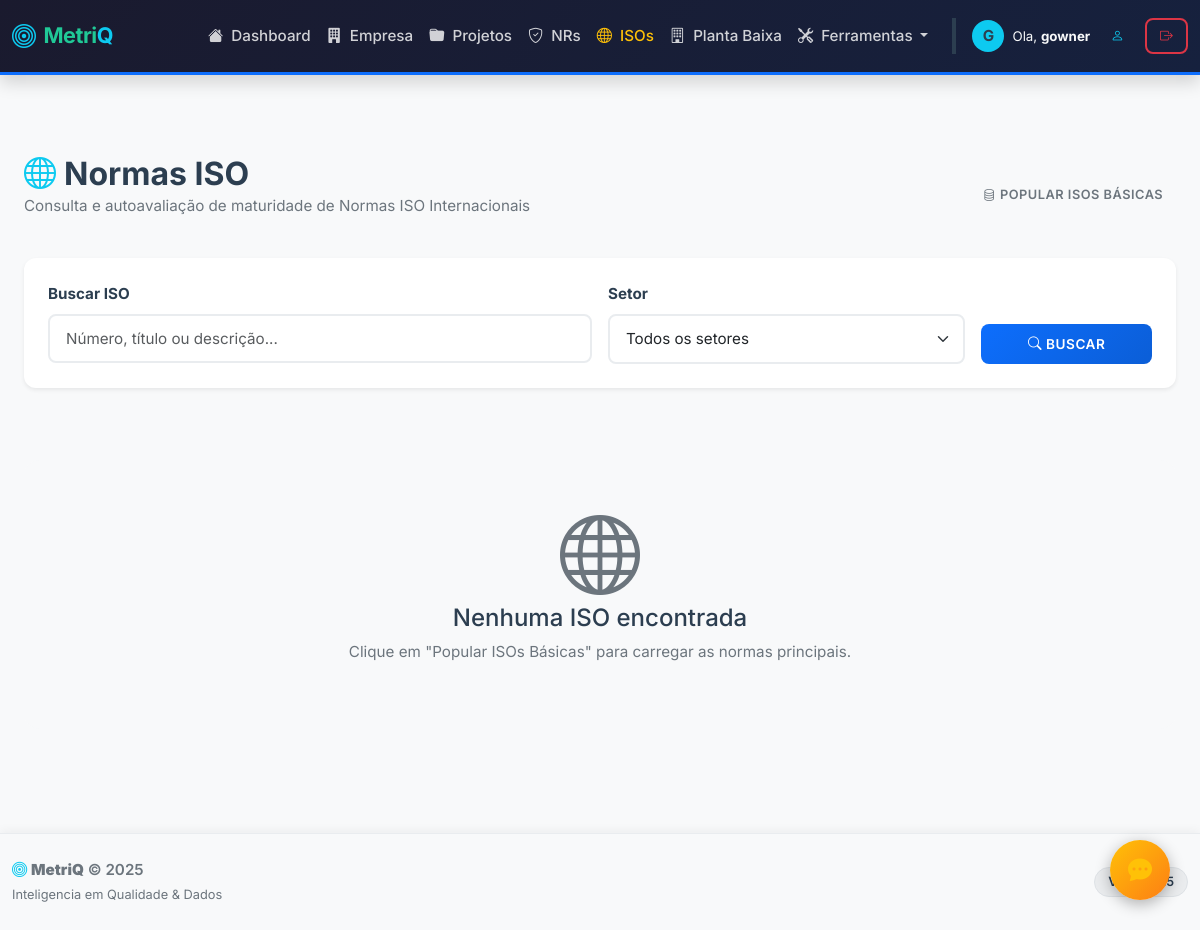
/iso (signed in), run on an earlier commit of the app's database.
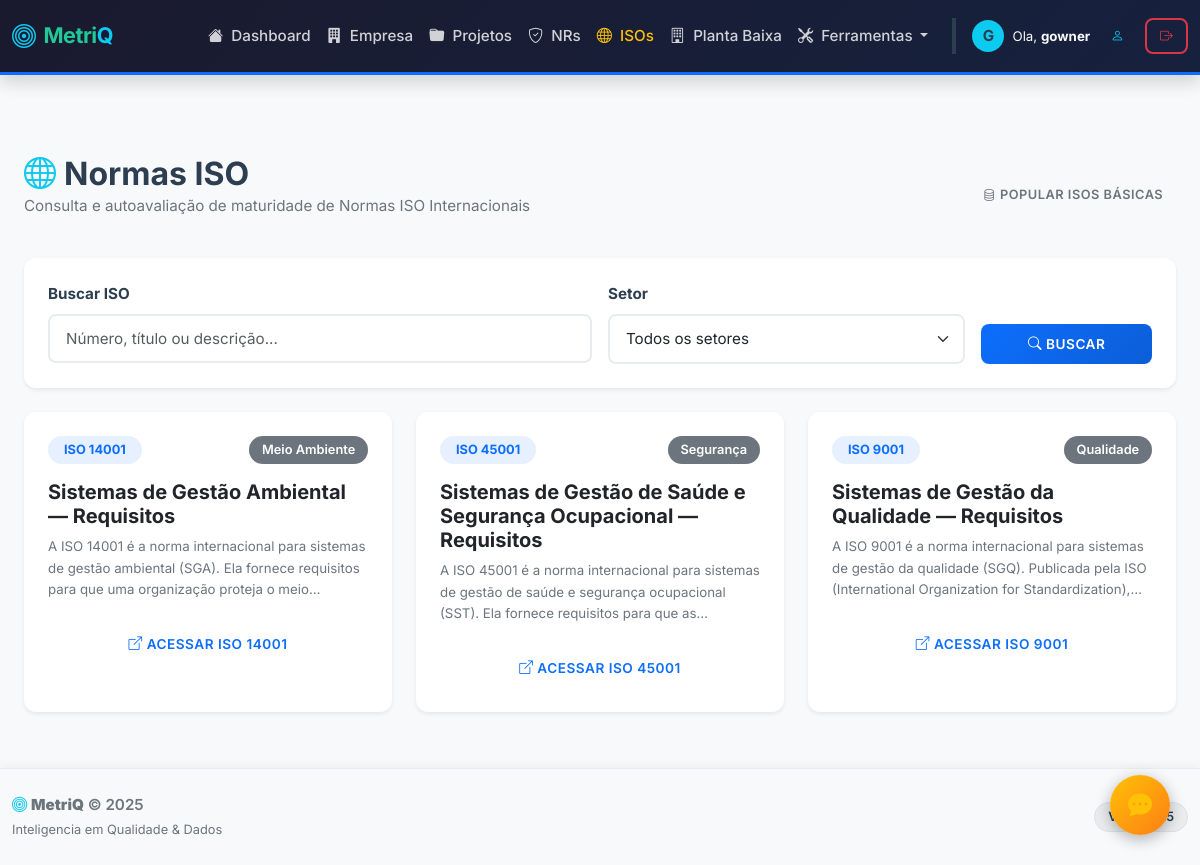
And on a later commit of the database.
### qualidade_flask/models.py (models this page shows, shortened)
class User(UserMixin, db.Model):
    __tablename__ = 'user'
    id = db.Column(db.Integer, primary_key=True)
    username = db.Column(db.String(100), unique=True, nullable=False, index=True)
    password = db.Column(db.String(255), nullable=False)
    nome_completo = db.Column(db.String(200), default='')
    email = db.Column(db.String(150), unique=True, default='')
    telefone = db.Column(db.String(20), default='')
    cargo = db.Column(db.String(100), default='')
    data_cadastro = db.Column(db.DateTime, default=datetime.now)
    plano = db.Column(db.String(20), default='free')
    status = db.Column(db.String(20), default='ativo')
    email_confirmado = db.Column(db.Boolean, default=False)
    ultimo_login = db.Column(db.DateTime, nullable=True)
    tentativas_login = db.Column(db.Integer, default=0)
    bloqueio_ate = db.Column(db.DateTime, nullable=True)
    analises = db.relationship('Analise', backref='dono', lazy=True)
    empresas = db.relationship('Empresa', backref='usuario', lazy=True)

class NormaISO(db.Model):
    id = db.Column(db.Integer, primary_key=True)
    numero = db.Column(db.String(20), unique=True, nullable=False)
    titulo = db.Column(db.String(200), nullable=False)
    descricao = db.Column(db.Text)
    setor = db.Column(db.String(100))
    data_vigencia = db.Column(db.Date)
    link_oficial = db.Column(db.String(500))
    conteudo = db.Column(db.Text)
    palavras_chave = db.Column(db.JSON)
    perguntas = db.Column(db.JSON)
    glossario = db.Column(db.JSON)
    data_criacao = db.Column(db.DateTime, default=datetime.now)
    data_atualizacao = db.Column(db.DateTime, default=datetime.now, onupdate=datetime.now)
    checklists = db.relationship('ChecklistISO', backref='norma', lazy=True, cascade="all, delete-orphan")

### qualidade_flask/blueprints/iso.py (the view)
@iso.route('/iso')
@login_required
def lista_isos():
    busca = request.args.get('busca', '')
    setor_filtro = request.args.get('setor', '')
    query = NormaISO.query
    if busca:
        query = query.filter(
            (NormaISO.numero.ilike(f'%{busca}%')) |
            (NormaISO.titulo.ilike(f'%{busca}%')) |
            (NormaISO.descricao.ilike(f'%{busca}%'))
        )
    if setor_filtro:
        query = query.filter(NormaISO.setor == setor_filtro)
    normas = query.order_by(NormaISO.numero).all()
    setores = db.session.query(NormaISO.setor).distinct().all()
    setores = [s[0] for s in setores if s[0]]
    return render_template('iso/lista.html', normas=normas, setores=setores,
                          busca=busca, setor_filtro=setor_filtro)

### qualidade_flask/templates/iso/lista.html (shortened to what this page needs)
{% extends "base.html" %}
{% block content %}
<div class="container py-4">
    <div class="d-flex justify-content-between align-items-center mb-4">
        <div>
            <h2 class="fw-bold mb-0"><i class="bi bi-globe text-info me-2"></i>Normas ISO</h2>
            <p class="text-muted">Consulta e autoavaliação de maturidade de Normas ISO Internacionais</p>
        </div>
        <form action="{{ url_for('iso.popular_isos') }}" method="POST" onsubmit="return confirm('Deseja popular o banco com ISOs básicas?')">
            <button type="submit" class="btn btn-outline-secondary btn-sm">
                <i class="bi bi-database me-1"></i>Popular ISOs Básicas
            </button>
        </form>
    </div>
    <div class="card border-0 shadow-sm mb-4">
        <div class="card-body p-4">
            <form action="{{ url_for('iso.lista_isos') }}" method="GET" class="row g-3">
                <div class="col-md-6">
                    <label class="form-label fw-bold">Buscar ISO</label>
                    <input type="text" name="busca" class="form-control"
                           placeholder="Número, título ou descrição..."
                           value="{{ busca }}">
                </div>
                <div class="col-md-4">
                    <label class="form-label fw-bold">Setor</label>
                    <select name="setor" class="form-select">
                        <option value="">Todos os setores</option>
                    </select>
                </div>
                <div class="col-md-2 d-flex align-items-end">
                    <button type="submit" class="btn btn-primary w-100">
                        <i class="bi bi-search me-1"></i>Buscar
                    </button>
                </div>
            </form>
        </div>
    </div>
    <div class="row g-4">
        {% if normas %}
            {% for norma in normas %}
            <div class="col-md-6 col-lg-4">
                <div class="card h-100 border-0 shadow-sm hover-shadow transition">
                    <div class="card-body">
                        <div class="d-flex justify-content-between align-items-start mb-3">
                            <span class="badge bg-primary bg-opacity-10 text-primary px-3 py-2 fw-bold">
                                {{ norma.numero }}
                            </span>
                            <span class="badge bg-secondary">{{ norma.setor }}</span>
                        </div>
                        <h5 class="card-title fw-bold mb-2">{{ norma.titulo }}</h5>
                        <p class="card-text text-muted small mb-4 line-clamp-3">
                            {{ norma.descricao }}
                        </p>
                        <a href="{{ url_for('iso.detalhe_iso', id=norma.id) }}" class="btn btn-outline-primary w-100">
                            <i class="bi bi-box-arrow-up-right me-1"></i>Acessar {{ norma.numero }}
                        </a>
                    </div>
                </div>
            </div>
            {% endfor %}
        {% else %}
            <div class="col-12 text-center py-5">
                <div class="bg-light rounded-4 p-5">
                    <i class="bi bi-globe display-1 text-muted mb-3"></i>
                    <h4>Nenhuma ISO encontrada</h4>
                    <p class="text-muted">
                        {% if busca or setor_filtro %}
                            Tente ajustar os filtros de busca.
                        {% else %}
                            Clique em "Popular ISOs Básicas" para carregar as normas principais.
                        {% endif %}
                    </p>
                </div>
            </div>
        {% endif %}
    </div>
</div>
{% endblock %}

### qualidade_flask/templates/base.html (shortened to what this page needs)
<!DOCTYPE html>
<html lang="pt-br">
<head>
    <link href="https://cdn.jsdelivr.net/npm/bootstrap@5.3.0/dist/css/bootstrap.min.css" rel="stylesheet">
    <link rel="stylesheet" href="https://cdn.jsdelivr.net/npm/bootstrap-icons@1.10.5/font/bootstrap-icons.css">
    <link rel="stylesheet" href="{{ url_for('static', filename='css/style.css') }}">
</head>
<body class="d-flex flex-column min-vh-100">
    <nav class="navbar navbar-expand-lg navbar-dark bg-dark d-print-none">
        <div class="container">
            <a class="navbar-brand fw-bold d-flex align-items-center brand-text" href="/">
                <i class="bi bi-bullseye me-2 fs-4 text-info"></i>
                <span>Metri<span class="text-info">Q</span>
            </a>
            <div class="collapse navbar-collapse" id="navbarNav">
                <ul class="navbar-nav ms-auto align-items-center">
                    <li class="nav-item">
                        <a class="nav-link {{ 'active' if request.endpoint == 'main.index' }}" href="/">
                            <i class="bi bi-house-fill me-1"></i> Dashboard
                        </a>
                    </li>
                    <li class="nav-item">
                        <a class="nav-link {{ 'active' if request.endpoint and request.endpoint.startswith('empresa') }}" href="/empresas">
                            <i class="bi bi-building-fill me-1"></i> Empresa
                        </a>
                    </li>
                    <li class="nav-item">
                        <a class="nav-link {{ 'active' if request.endpoint == 'projects.lista_projetos' }}" href="/projetos">
                            <i class="bi bi-folder-fill me-1"></i> Projetos
                        </a>
                    </li>
                    <li class="nav-item">
                        <a class="nav-link {{ 'active' if request.endpoint == 'nr.lista_nrs' }}" href="/nr">
                            <i class="bi bi-shield-check me-1"></i> NRs
                        </a>
                    </li>
                    <li class="nav-item">
                        <a class="nav-link {{ 'active' if request.endpoint == 'iso.lista_isos' }}" href="/iso">
                            <i class="bi bi-globe me-1"></i> ISOs
                        </a>
                    </li>
                    <li class="nav-item">
                        <a class="nav-link {{ 'active' if request.endpoint and request.endpoint.startswith('planta_baixa') }}" href="{{ url_for('planta_baixa.lista') }}">
                            <i class="bi bi-building me-1"></i> Planta Baixa
                        </a>
                    </li>
                    <li class="nav-item dropdown">
                        <a class="nav-link dropdown-toggle" href="#" role="button" data-bs-toggle="dropdown" aria-expanded="false">
                            <i class="bi bi-tools me-1"></i> Ferramentas
                        </a>
                    </li>
                    {% if current_user.is_authenticated %}
                        <li class="nav-item ms-lg-3 border-start border-secondary ps-lg-3 mt-2 mt-lg-0">
                            <div class="d-flex align-items-center gap-2">
                                <a href="{{ url_for('auth.perfil') }}" class="text-decoration-none d-flex align-items-center gap-2" title="Meu Perfil">
                                    <div class="rounded-circle bg-info text-dark d-flex align-items-center justify-content-center" style="width: 32px; height: 32px; font-weight: 700;">
                                        {{ current_user.username[0]|upper }}
                                    </div>
                                    <span class="text-light small">
                                        Ola, <strong>{{ current_user.nome_completo.split(' ')[0] if current_user.nome_completo else current_user.username }}</strong>
                                    </span>
                                </a>
                                <a href="{{ url_for('auth.perfil') }}" class="btn btn-sm btn-outline-info" title="Meu Perfil">
                                    <i class="bi bi-person"></i>
                                </a>
<form method="POST" action="/logout" class="d-inline" onsubmit="return confirm('Deseja sair do sistema?')">
                                    <button type="submit" class="btn btn-sm btn-outline-danger" title="Sair">
                                        <i class="bi bi-box-arrow-right"></i>
                                    </button>
                                </form>
                            </div>
                        </li>
                    {% endif %}
                </ul>
            </div>
    </nav>
    <main class="flex-grow-1">
        <div class="container mt-4">
            {% block content %}{% endblock %}
        </div>
    </main>
    <footer class="d-print-none bg-light border-top py-4 mt-auto">
        <div class="container">
            <div class="row align-items-center">
                <div class="col-md-6 text-center text-md-start">
                    <p class="mb-0 text-muted">
                        <i class="bi bi-bullseye text-info"></i>
                        <strong>MetriQ</strong> &copy; 2025
                    </p>
                    <small class="text-muted" style="font-size: 0.8rem;">Inteligencia em Qualidade & Dados</small>
                </div>
                <div class="col-md-6 text-md-end text-center mt-2 mt-md-0">
                    <span class="badge bg-secondary bg-opacity-10 text-dark border">Versao 5.5</span>
                </div>
        </div>
    </footer>
    <a id="btnFeedback" href="https://docs.google.com/forms/d/e/1FAIpQLSc6ZJWx9LMAzcBPMMdcK3FHIyoWjjz7ik7XjiTRzf5Kar_DFA/viewform?usp=sharing&ouid=112551274773752880388" target="_blank" title="Deixe seu Feedback" class="text-decoration-none">
        <i class="bi bi-chat-dots-fill text-warning fs-4"></i>
    </a>
</body>
</html>

### qualidade_flask/static/css/style.css (style rules this page uses)
:root { --primary: #0d6efd; --secondary: #6c757d; --success: #198754; --danger: #dc3545; --warning: #ffc107; --info: #0dcaf0; --light: #f8f9fa; --dark: #212529; --shadow-sm: 0 0.125rem 0.25rem rgba(0, 0, 0, 0.075); --shadow: 0 0.5rem 1rem rgba(0, 0, 0, 0.15); --shadow-lg: 0 1rem 3rem rgba(0, 0, 0, 0.175); --transition: all 0.3s cubic-bezier(0.4, 0, 0.2, 1); }
* { margin: 0; padding: 0; box-sizing: border-box; }
html, body { height: 100%; }
body { font-family: 'Inter', 'Segoe UI', Roboto, Helvetica, Arial, sans-serif; font-size: 0.95rem; line-height: 1.6; color: #2c3e50; background: #f8f9fa; min-height: 100vh; display: flex; flex-direction: column; }
.navbar { background: linear-gradient(135deg, #1a1a2e 0%, #16213e 100%); box-shadow: var(--shadow); border-bottom: 3px solid var(--primary); padding: 1rem 0; }
.navbar-brand { font-weight: 700; font-size: 1.4rem; letter-spacing: 0.5px; color: white !important; transition: var(--transition); }
.navbar-dark .navbar-nav .nav-link { color: rgba(255, 255, 255, 0.8) !important; transition: var(--transition); font-weight: 500; }
.navbar-dark .navbar-nav .nav-link:hover, .navbar-dark .navbar-nav .nav-link.active { color: #ffc107 !important; }
main { flex: 1; padding: 2rem 0; }
.container { max-width: 1200px; }
.card { border: none; border-radius: 12px; box-shadow: var(--shadow); transition: var(--transition); overflow: hidden; background: white; }
.card-body { padding: 1.5rem; }
.btn { border: none; border-radius: 8px; font-weight: 600; padding: 0.6rem 1.2rem; transition: var(--transition); text-transform: uppercase; font-size: 0.85rem; letter-spacing: 0.5px; }
.btn-primary { background: linear-gradient(135deg, #0d6efd 0%, #0b5ed7 100%); color: white; }
.btn-outline-danger { color: #dc3545; border: 2px solid #dc3545; }
.btn-sm { padding: 0.4rem 0.8rem; font-size: 0.8rem; }
.form-control, .form-select { border: 2px solid #e9ecef; border-radius: 8px; padding: 0.7rem 1rem; transition: var(--transition); font-size: 0.95rem; }
.form-label { font-weight: 600; color: #2c3e50; margin-bottom: 0.5rem; }
.badge { padding: 0.5rem 0.8rem; border-radius: 20px; font-weight: 600; font-size: 0.8rem; }
footer { background: white; border-top: 2px solid #e9ecef; padding: 2rem 0; margin-top: auto; box-shadow: 0 -2px 10px rgba(0, 0, 0, 0.05); }
footer p { font-weight: 600; color: #2c3e50; }
footer small { color: #6c757d; }
.text-muted { color: #6c757d !important; }
.text-dark { color: #2c3e50 !important; }
.bg-light { background: #f8f9fa !important; }
.shadow-sm { box-shadow: var(--shadow-sm) !important; }
.rounded-circle { border-radius: 50%; }
.border-start { border-left: 4px solid !important; }
.border-top { border-top: 1px solid #e9ecef !important; }
:root { --brand-color: #6610f2; --brand-dark: #4d0cba; --brand-accent: #20c997; --sidebar-bg: #0f172a; }
.brand-text { font-family: 'Inter', sans-serif; font-size: 24px; font-weight: 800; color: white; letter-spacing: -0.5px; line-height: 1; }
.brand-text span { color: var(--brand-accent); }
#btnFeedback { position: fixed; bottom: 30px; right: 30px; width: 60px; height: 60px; background: linear-gradient(135deg, #ffc107 0%, #fd7e14 100%); color: white; border-radius: 50%; font-size: 24px; text-decoration: none; box-shadow: 0 4px 15px rgba(0,0,0,0.3); z-index: 1050; transition: transform 0.3s, box-shadow 0.3s; display: flex; align-items: center; justify-content: center; }

### qualidade_flask/templates/base.html (style rules this page uses)
body { font-family: 'Inter', sans-serif; }
.brand-text { letter-spacing: -0.5px; font-size: 1.35rem; }

### qualidade_flask/templates/iso/lista.html (style rules this page uses)
.transition { transition: all 0.3s ease; }
.line-clamp-3 { display: -webkit-box; -webkit-line-clamp: 3; -webkit-box-orient: vertical; overflow: hidden; }

What changed in the data, as far as the page shows it:
added NormaISO: numero "ISO 14001", setor "Meio Ambiente", titulo "Sistemas de Gestão Ambiental — Requisitos", descricao "A ISO 14001 é a norma internacional para sistemas de gestão ambiental (SGA). Ela fornece requisitos para que uma organização proteja o…"
added NormaISO: numero "ISO 45001", setor "Segurança", titulo "Sistemas de Gestão de Saúde e Segurança Ocupacional — Requisitos", descricao "A ISO 45001 é a norma internacional para sistemas de gestão de saúde e segurança ocupacional (SST). Ela fornece requisitos para que…"
added NormaISO: numero "ISO 9001", setor "Qualidade", titulo "Sistemas de Gestão da Qualidade — Requisitos", descricao "A ISO 9001 é a norma internacional para sistemas de gestão da qualidade (SGQ). Publicada pela ISO (International Organization for…"
Also different on the page:
text no longer shown: "Nenhuma ISO encontrada Clique em \"Popular ISOs Básicas\" para carregar as normas principais."
